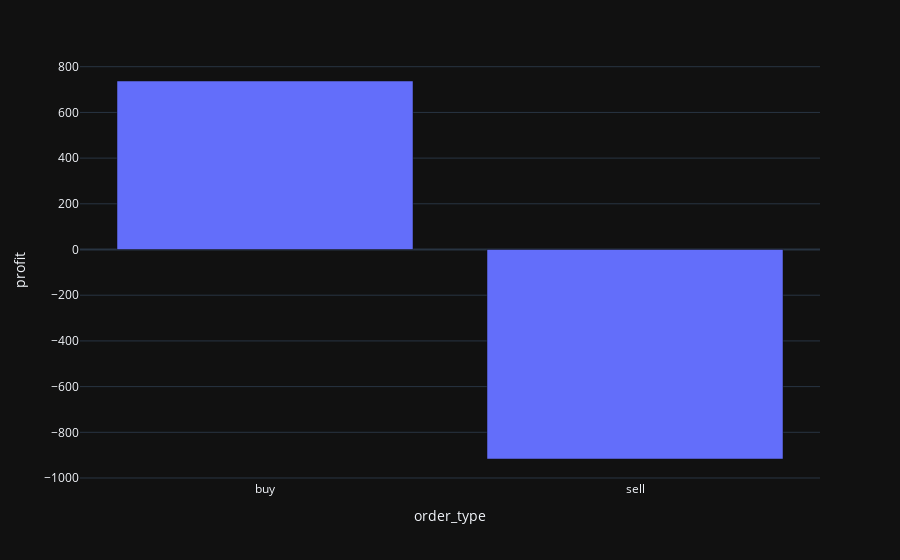
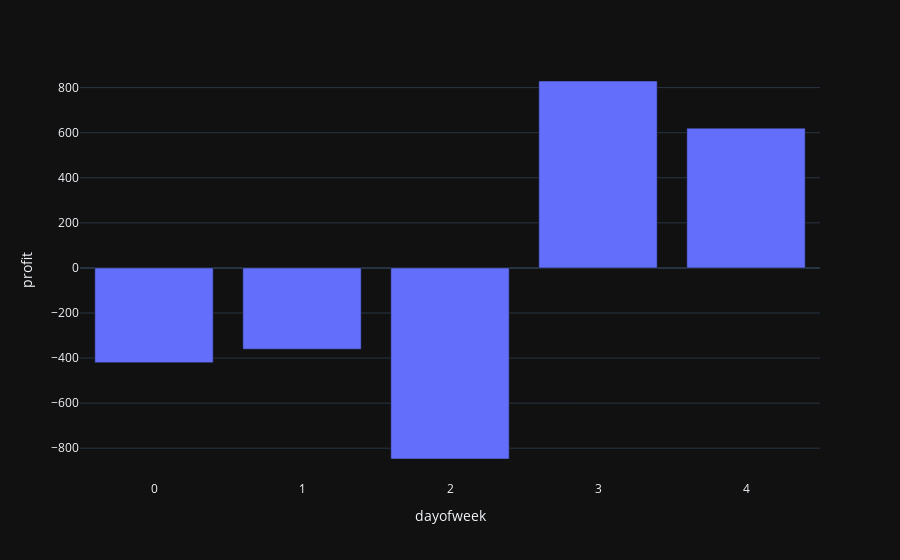
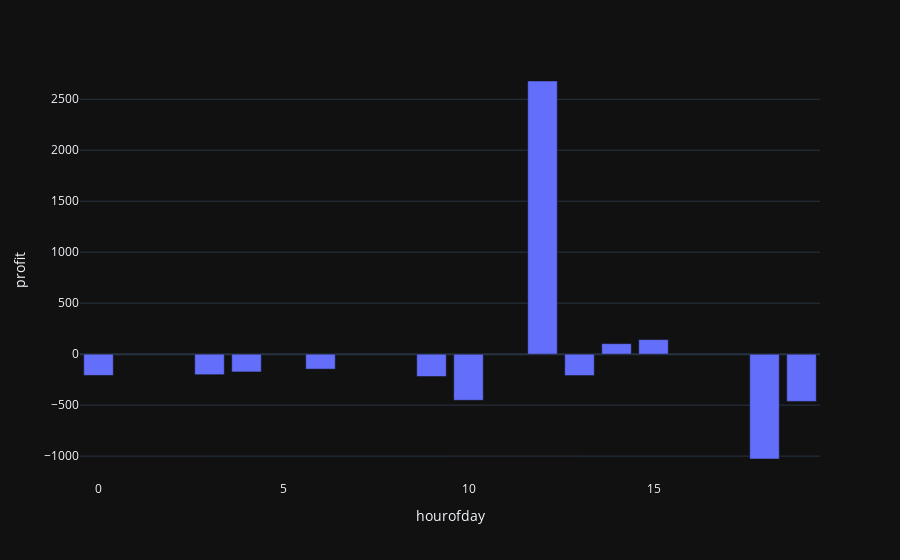
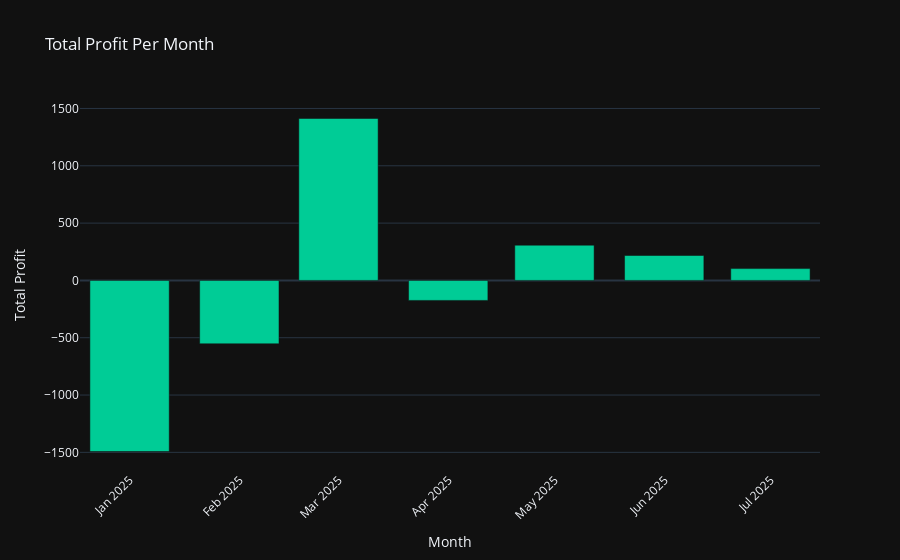

Source (notebook cell) for these figures, in order:
### Code cell
evaluate_backtest(bt.trades)

### Figure 1 — Plotly figure (JSON) as saved in the notebook; plotly's stock layout.template omitted (floating-point values rounded to 4 significant figures)
{"data": [{"hovertemplate": "order_type=%{x}<br>profit=%{y}<extra></extra>", "legendgroup": "", "marker": {"color": "#636efa", "pattern": {"shape": ""}}, "name": "", "orientation": "v", "showlegend": false, "textposition": "auto", "type": "bar", "x": ["buy", "sell"], "xaxis": "x", "y": [737.4, -916.8], "yaxis": "y"}], "layout": {"barmode": "relative", "legend": {"tracegroupgap": 0}, "margin": {"t": 60}, "xaxis": {"anchor": "y", "domain": [0, 1], "title": {"text": "order_type"}}, "yaxis": {"anchor": "x", "domain": [0, 1], "title": {"text": "profit"}}}}

### Figure 2 — Plotly figure (JSON) as saved in the notebook; plotly's stock layout.template omitted (floating-point values rounded to 4 significant figures)
{"data": [{"hovertemplate": "dayofweek=%{x}<br>profit=%{y}<extra></extra>", "legendgroup": "", "marker": {"color": "#636efa", "pattern": {"shape": ""}}, "name": "", "orientation": "v", "showlegend": false, "textposition": "auto", "type": "bar", "x": [0, 1, 2, 3, 4], "xaxis": "x", "y": [-420.3, -360.7, -847.8, 829.3, 620.1], "yaxis": "y"}], "layout": {"barmode": "relative", "legend": {"tracegroupgap": 0}, "margin": {"t": 60}, "xaxis": {"anchor": "y", "domain": [0, 1], "title": {"text": "dayofweek"}}, "yaxis": {"anchor": "x", "domain": [0, 1], "title": {"text": "profit"}}}}

### Figure 3 — Plotly figure (JSON) as saved in the notebook; plotly's stock layout.template omitted (floating-point values rounded to 4 significant figures)
{"data": [{"hovertemplate": "hourofday=%{x}<br>profit=%{y}<extra></extra>", "legendgroup": "", "marker": {"color": "#636efa", "pattern": {"shape": ""}}, "name": "", "orientation": "v", "showlegend": false, "textposition": "auto", "type": "bar", "x": [0, 3, 4, 6, 9, 10, 12, 13, 14, 15, 18, 19], "xaxis": "x", "y": [-208.3, -201.3, -174.4, -146.7, -218.9, -452.6, 2679.0, -209.9, 103.1, 142.6, -1028.0, -463.6], "yaxis": "y"}], "layout": {"barmode": "relative", "legend": {"tracegroupgap": 0}, "margin": {"t": 60}, "xaxis": {"anchor": "y", "domain": [0, 1], "title": {"text": "hourofday"}}, "yaxis": {"anchor": "x", "domain": [0, 1], "title": {"text": "profit"}}}}

### Figure 4 — Plotly figure (JSON) as saved in the notebook; plotly's stock layout.template omitted (floating-point values rounded to 4 significant figures)
{"data": [{"hovertemplate": "Month=%{x}<br>Total Profit=%{y}<extra></extra>", "legendgroup": "", "marker": {"color": "#00CC96", "pattern": {"shape": ""}}, "name": "", "orientation": "v", "showlegend": false, "textposition": "auto", "type": "bar", "x": ["2025-01", "2025-02", "2025-03", "2025-04", "2025-05", "2025-06", "2025-07"], "xaxis": "x", "y": [-1493.0, -552.9, 1413.0, -174.4, 307.4, 217.5, 103.1], "yaxis": "y"}], "layout": {"barmode": "relative", "legend": {"tracegroupgap": 0}, "title": {"text": "Total Profit Per Month"}, "xaxis": {"anchor": "y", "domain": [0, 1], "tickangle": -45, "title": {"text": "Month"}}, "yaxis": {"anchor": "x", "domain": [0, 1], "title": {"text": "Total Profit"}}}}
